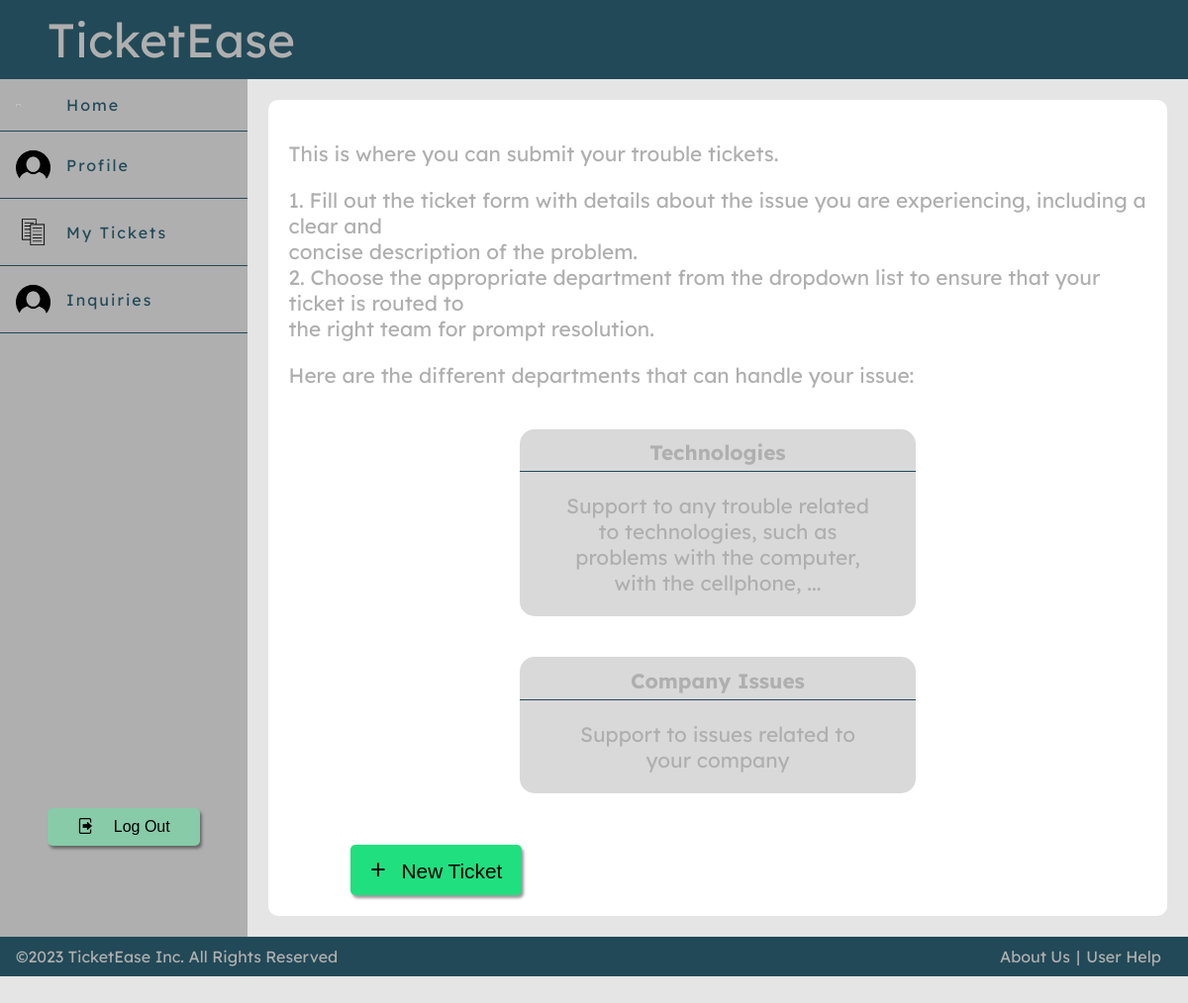
Page /pages/main.php on the earlier database version.
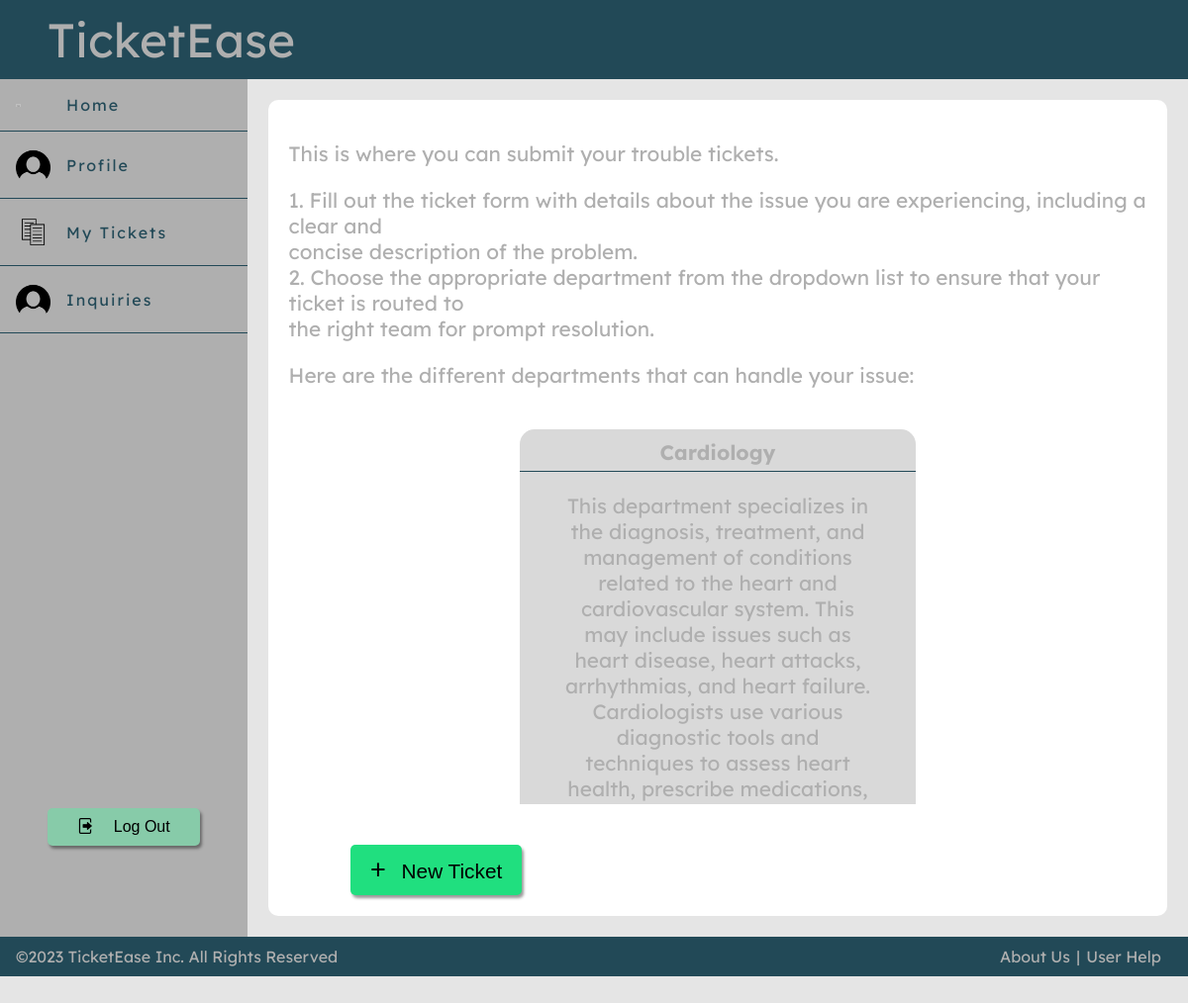
Same page on the later database version.
### tables this page shows
CREATE TABLE Department(
    idDepartment INTEGER PRIMARY KEY AUTOINCREMENT,
    name TEXT NOT NULL,
    description Text,
    CONSTRAINT UNIQUE_Department_name UNIQUE (name)
);

### pages/main.php (the view, shortened to what this page needs)
<?php
require_once(dirname(__DIR__).'/templates/common.tpt.php');
$db = getDatabaseConnection();
?>
<main id="HomePageContent">
    <article>
        <p>This is where you can submit your trouble tickets.</p>
        <p>1. Fill out the ticket form with details about the issue you are experiencing, including a clear and <br>
            concise description of the problem.<br>
            2. Choose the appropriate department from the dropdown list to ensure that your ticket is routed to <br>
            the right team for prompt resolution.</p>
        <p> Here are the different departments that can handle your issue:</p>
    </article>
    <article id="DepartmentsMain">
    <?php
        $that = $db->prepare("Select * From Department");
        $that->execute();
        $result = $that->fetchAll();
        foreach ($result as $row) { ?>
            <section id="ADeparmentMain">
                <h4>
                    <?php echo $row['name'] ?>
                </h4>
                <p>
                    <?php echo $row['description'] ?>
                </p>
            </section>
        <?php }
    ?>
    </article>
    <button id="CreateNewTicket"> <span>+</span> New Ticket</button>
</main>

Differences in the rows shown:
no longer on this page (row edited): department: name "Company Issues", description "Support to issues related to your company"
changed department: name "Technologies" → "Cardiology"; description "Support to any trouble related to technologies, such as problems with the computer, with the cellphone, ..." → "This department specializes in the diagnosis, treatment, and management of conditions related to the heart and cardiovascular system. This may include issues such as heart disease, heart attacks, arrhythmias, and heart failure. Cardiologists use various diagnostic tools and techniques to assess heart health, prescribe medications,…"
